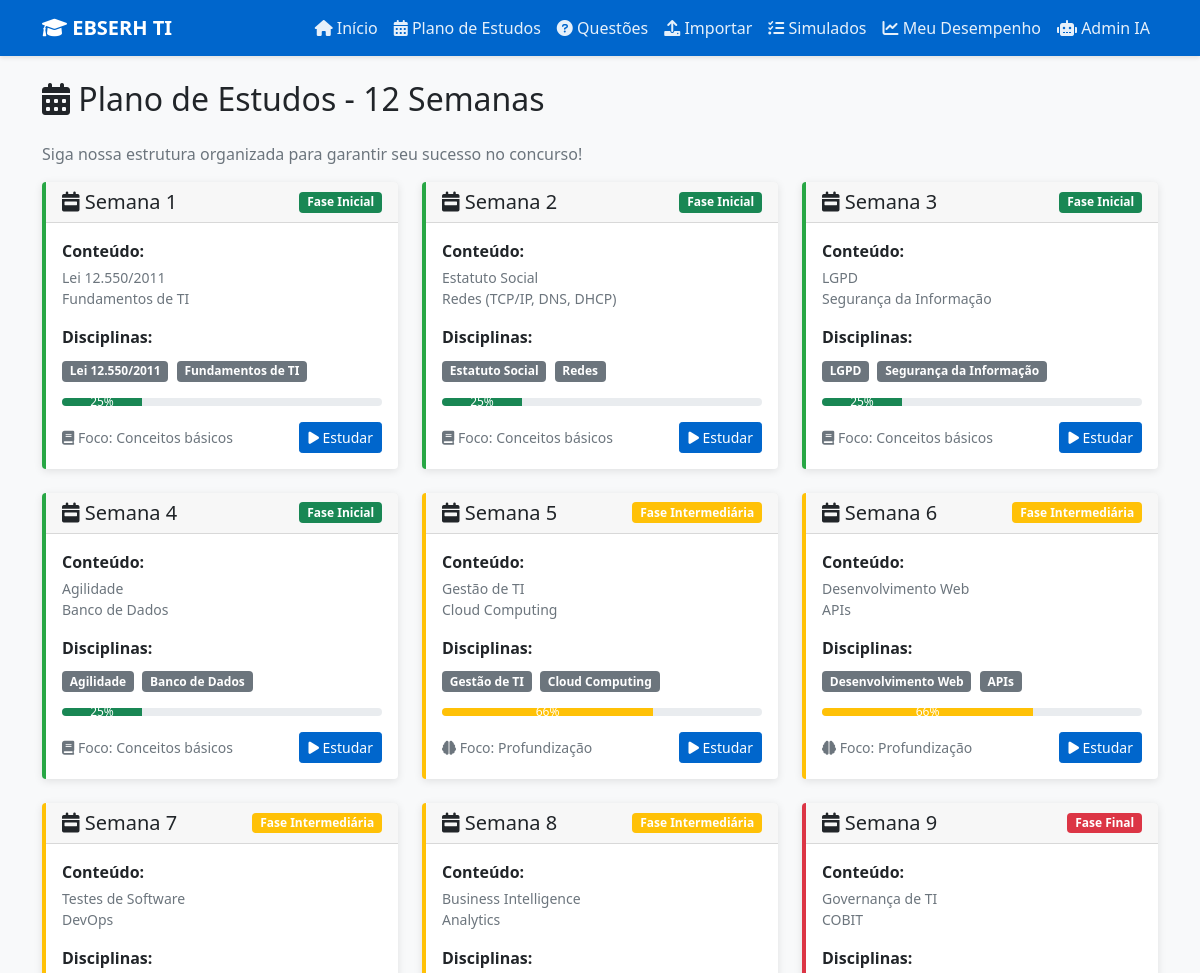
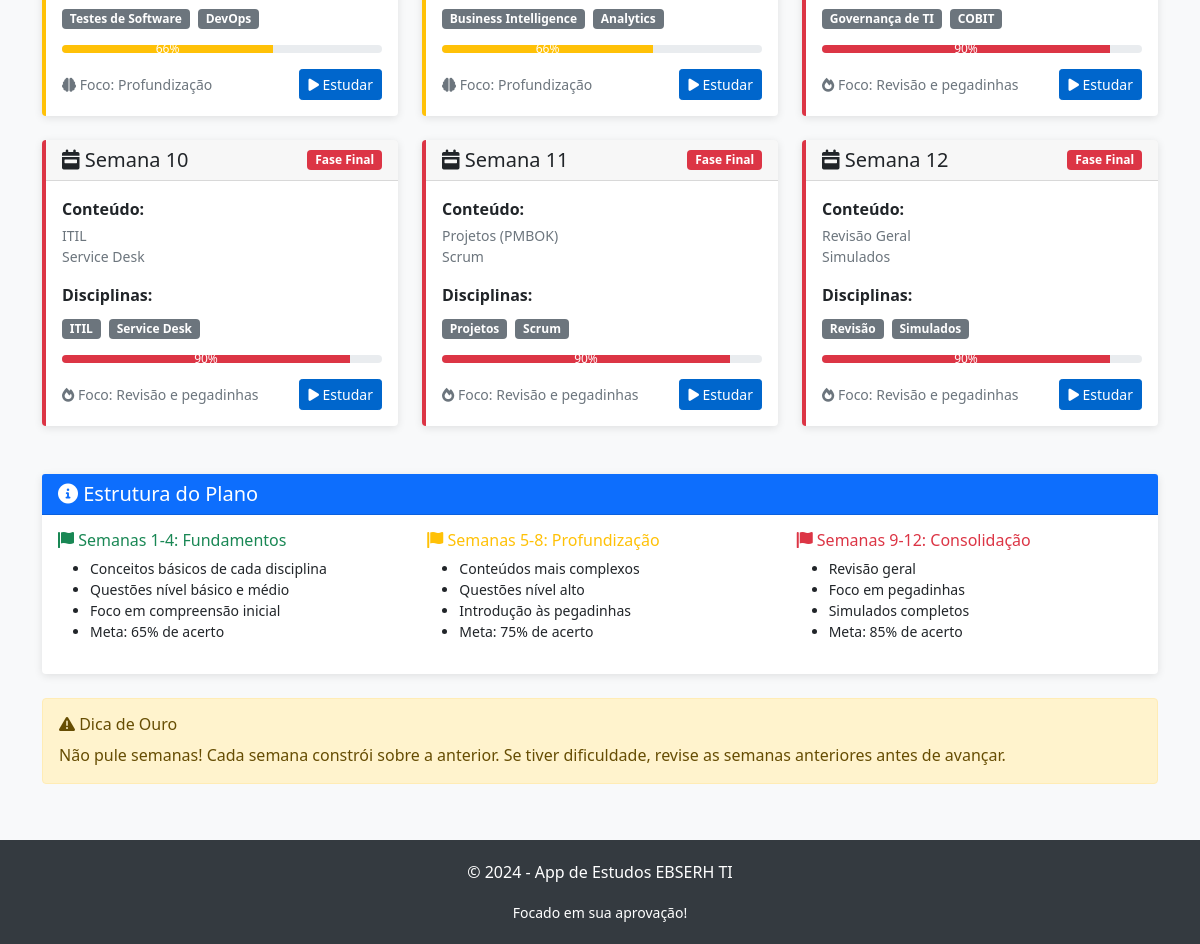
Screenshot of /plano with the database file from the repository (2 pictures, top to bottom).
### tables this page shows
CREATE TABLE plano_estudos (
            id INTEGER PRIMARY KEY AUTOINCREMENT,
            semana INTEGER NOT NULL UNIQUE,
            conteudo TEXT NOT NULL,
            disciplinas TEXT NOT NULL
        );

### app.py (the view)
@app.route('/plano')
def plano():
    conn = get_db_connection()
    plano = conn.execute('SELECT * FROM plano_estudos ORDER BY semana').fetchall()
    conn.close()
    return render_template('plano.html', plano=plano)

### app.py (called while the page is built)
def get_db_connection():
    conn = sqlite3.connect(DB_NAME)
    conn.row_factory = sqlite3.Row
    return conn

### templates/plano.html (shortened to what this page needs)
{% extends "base.html" %}
{% block content %}
<div class="row">
    <div class="col-12">
        <h2 class="mb-4">
            <i class="fas fa-calendar-alt"></i> Plano de Estudos - 12 Semanas
        </h2>
        <p class="text-muted">Siga nossa estrutura organizada para garantir seu sucesso no concurso!</p>
    </div>
</div>
<div class="row g-4">
    {% for semana in plano %}
    <div class="col-lg-6 col-xl-4">
        <div class="card semana-card h-100 nivel-{{ 'basico' if semana.semana <= 4 else 'alto' if semana.semana <= 8 else 'pegadinha' }}">
            <div class="card-header d-flex justify-content-between align-items-center">
                <h5 class="mb-0">
                    <i class="fas fa-calendar-week"></i> Semana {{ semana.semana }}
                </h5>
                {% if semana.semana <= 4 %}
                    <span class="badge bg-success">Fase Inicial</span>
                {% elif semana.semana <= 8 %}
                    <span class="badge bg-warning">Fase Intermediária</span>
                {% else %}
                    <span class="badge bg-danger">Fase Final</span>
                {% endif %}
            </div>
            <div class="card-body">
                <div class="mb-3">
                    <strong>Conteúdo:</strong>
                    <p class="text-muted small mt-1">{{ semana.conteudo.replace('\n', '<br>') | safe }}</p>
                </div>
                <div class="mb-3">
                    <strong>Disciplinas:</strong>
                    <div class="mt-2">
                        {% for disciplina in semana.disciplinas.split(',') %}
                        <span class="badge bg-secondary me-1">{{ disciplina }}</span>
                        {% endfor %}
                    </div>
                </div>
                <div class="progress mb-3">
                    {% if semana.semana <= 4 %}
                        <div class="progress-bar bg-success" style="width: 25%">25%</div>
                    {% elif semana.semana <= 8 %}
                        <div class="progress-bar bg-warning" style="width: 66%">66%</div>
                    {% else %}
                        <div class="progress-bar bg-danger" style="width: 90%">90%</div>
                    {% endif %}
                </div>
                <div class="d-flex justify-content-between align-items-center">
                    <small class="text-muted">
                        {% if semana.semana <= 4 %}
                            <i class="fas fa-book"></i> Foco: Conceitos básicos
                        {% elif semana.semana <= 8 %}
                            <i class="fas fa-brain"></i> Foco: Profundização
                        {% else %}
                            <i class="fas fa-fire"></i> Foco: Revisão e pegadinhas
                        {% endif %}
                    </small>
                    <button class="btn btn-primary btn-sm" onclick="location.href='{{ url_for('questoes', semana=semana.semana) }}'">
                        <i class="fas fa-play"></i> Estudar
                    </button>
                </div>
            </div>
        </div>
    </div>
    {% endfor %}
</div>
<div class="row mt-5">
    <div class="col-12">
        <div class="card">
            <div class="card-header bg-primary text-white">
                <h5 class="mb-0"><i class="fas fa-info-circle"></i> Estrutura do Plano</h5>
            </div>
            <div class="card-body">
                <div class="row">
                    <div class="col-md-4">
                        <h6 class="text-success"><i class="fas fa-flag"></i> Semanas 1-4: Fundamentos</h6>
                        <ul class="small">
                            <li>Conceitos básicos de cada disciplina</li>
                            <li>Questões nível básico e médio</li>
                            <li>Foco em compreensão inicial</li>
                            <li>Meta: 65% de acerto</li>
                        </ul>
                    </div>
                    <div class="col-md-4">
                        <h6 class="text-warning"><i class="fas fa-flag"></i> Semanas 5-8: Profundização</h6>
                        <ul class="small">
                            <li>Conteúdos mais complexos</li>
                            <li>Questões nível alto</li>
                            <li>Introdução às pegadinhas</li>
                            <li>Meta: 75% de acerto</li>
                        </ul>
                    </div>
                    <div class="col-md-4">
                        <h6 class="text-danger"><i class="fas fa-flag"></i> Semanas 9-12: Consolidação</h6>
                        <ul class="small">
                            <li>Revisão geral</li>
                            <li>Foco em pegadinhas</li>
                            <li>Simulados completos</li>
                            <li>Meta: 85% de acerto</li>
                        </ul>
                    </div>
                </div>
            </div>
        </div>
    </div>
</div>
<div class="row mt-4">
    <div class="col-12">
        <div class="alert alert-warning" role="alert">
            <h6 class="alert-heading"><i class="fas fa-exclamation-triangle"></i> Dica de Ouro</h6>
            <p class="mb-0">Não pule semanas! Cada semana constrói sobre a anterior. Se tiver dificuldade, revise as semanas anteriores antes de avançar.</p>
        </div>
    </div>
</div>
{% endblock %}

### templates/base.html (style rules this page uses)
:root { --primary-color: #0066cc; --secondary-color: #004499; --success-color: #28a745; --warning-color: #ffc107; --danger-color: #dc3545; --light-bg: #f8f9fa; }
body { background-color: var(--light-bg); font-family: 'Segoe UI', Tahoma, Geneva, Verdana, sans-serif; }
.btn-primary { background-color: var(--primary-color); border-color: var(--primary-color); }
.card { border: none; box-shadow: 0 2px 8px rgba(0,0,0,0.1); transition: transform 0.3s, box-shadow 0.3s; }
.nivel-basico { border-left: 4px solid var(--success-color); }
.nivel-alto { border-left: 4px solid var(--warning-color); }
.nivel-pegadinha { border-left: 4px solid var(--danger-color); }
.progress { height: 8px; }
.semana-card { cursor: pointer; transition: all 0.3s; }

### rows the page displays
plano_estudos: semana "1", shows "Fase Inicial", conteudo.replace "Lei 12.550/2011 Fundamentos de TI", disciplina "Lei 12.550/2011" "Fundamentos de TI", shows "25%", shows "Foco: Conceitos básicos"
plano_estudos: semana "2", shows "Fase Inicial", conteudo.replace "Estatuto Social Redes (TCP/IP, DNS, DHCP)", disciplina "Estatuto Social" "Redes", shows "25%", shows "Foco: Conceitos básicos"
plano_estudos: semana "3", shows "Fase Inicial", conteudo.replace "LGPD Segurança da Informação", disciplina "LGPD" "Segurança da Informação", shows "25%", shows "Foco: Conceitos básicos"
plano_estudos: semana "4", shows "Fase Inicial", conteudo.replace "Agilidade Banco de Dados", disciplina "Agilidade" "Banco de Dados", shows "25%", shows "Foco: Conceitos básicos"
plano_estudos: semana "5", shows "Fase Intermediária", conteudo.replace "Gestão de TI Cloud Computing", disciplina "Gestão de TI" "Cloud Computing", shows "66%", shows "Foco: Profundização"
plano_estudos: semana "6", shows "Fase Intermediária", conteudo.replace "Desenvolvimento Web APIs", disciplina "Desenvolvimento Web" "APIs", shows "66%", shows "Foco: Profundização"
plano_estudos: semana "7", shows "Fase Intermediária", conteudo.replace "Testes de Software DevOps", disciplina "Testes de Software" "DevOps", shows "66%", shows "Foco: Profundização"
plano_estudos: semana "8", shows "Fase Intermediária", conteudo.replace "Business Intelligence Analytics", disciplina "Business Intelligence" "Analytics", shows "66%", shows "Foco: Profundização"
plano_estudos: semana "9", shows "Fase Final", conteudo.replace "Governança de TI COBIT", disciplina "Governança de TI" "COBIT", shows "90%", shows "Foco: Revisão e pegadinhas"
plano_estudos: semana "10", shows "Fase Final", conteudo.replace "ITIL Service Desk", disciplina "ITIL" "Service Desk", shows "90%", shows "Foco: Revisão e pegadinhas"
plano_estudos: semana "11", shows "Fase Final", conteudo.replace "Projetos (PMBOK) Scrum", disciplina "Projetos" "Scrum", shows "90%", shows "Foco: Revisão e pegadinhas"
plano_estudos: semana "12", shows "Fase Final", conteudo.replace "Revisão Geral Simulados", disciplina "Revisão" "Simulados", shows "90%", shows "Foco: Revisão e pegadinhas"
